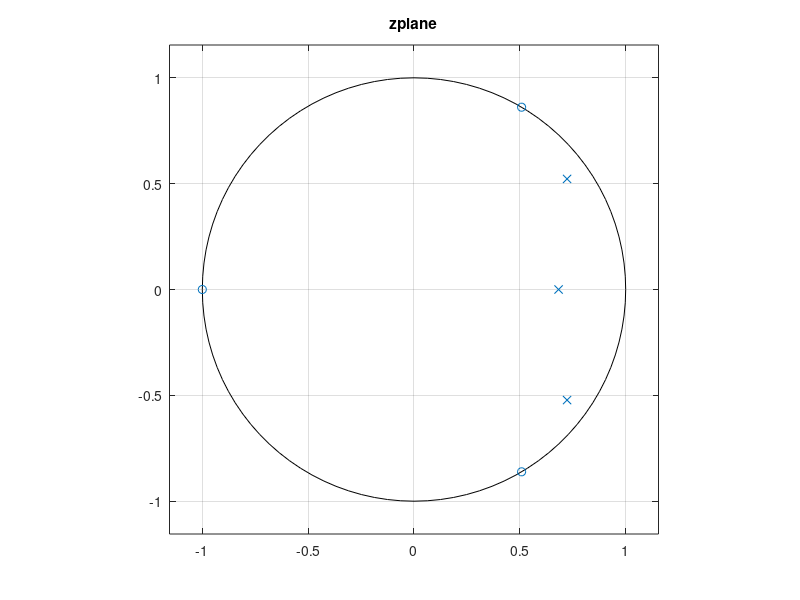

Reproduce this figure in MATLAB. (Note: this script raises an error after producing the figure.)
clc;
clear all;
close all;
%% 5
b50 = 0.05634;
b51 = [1 1];
b52 = [1 -1.0166 1];
a51 = [1 -0.683];
a52 = [1 -1.4461 0.7957];

zero5 = roots(b51);
zero5 = cat(1, zero5, roots(b52));
pole5 = roots(a51);
pole5 = cat(1, pole5, roots(a52));

figure
zplane(zero5, pole5);
title('zplane');

%% Problem 5b
sos5 = zp2sos(zero5, pole5, b50);
figure()
freqz(sos5, 'whole');
figure()
grpdelay(sos5, 512, 'whole');

%% Problem 5c
b53 = b50 * conv(b51, b52);
a53 = conv(a51, a52);
figure()
freqz(b53, a53, 'whole');
figure()
grpdelay(b53, a53, 512, 'whole');

%% Problem 5d
[r5,p5,k5] = residuez(b53,a53);

%% Problem 5e
L5 = 50;
impz(b53,a53,L5);
